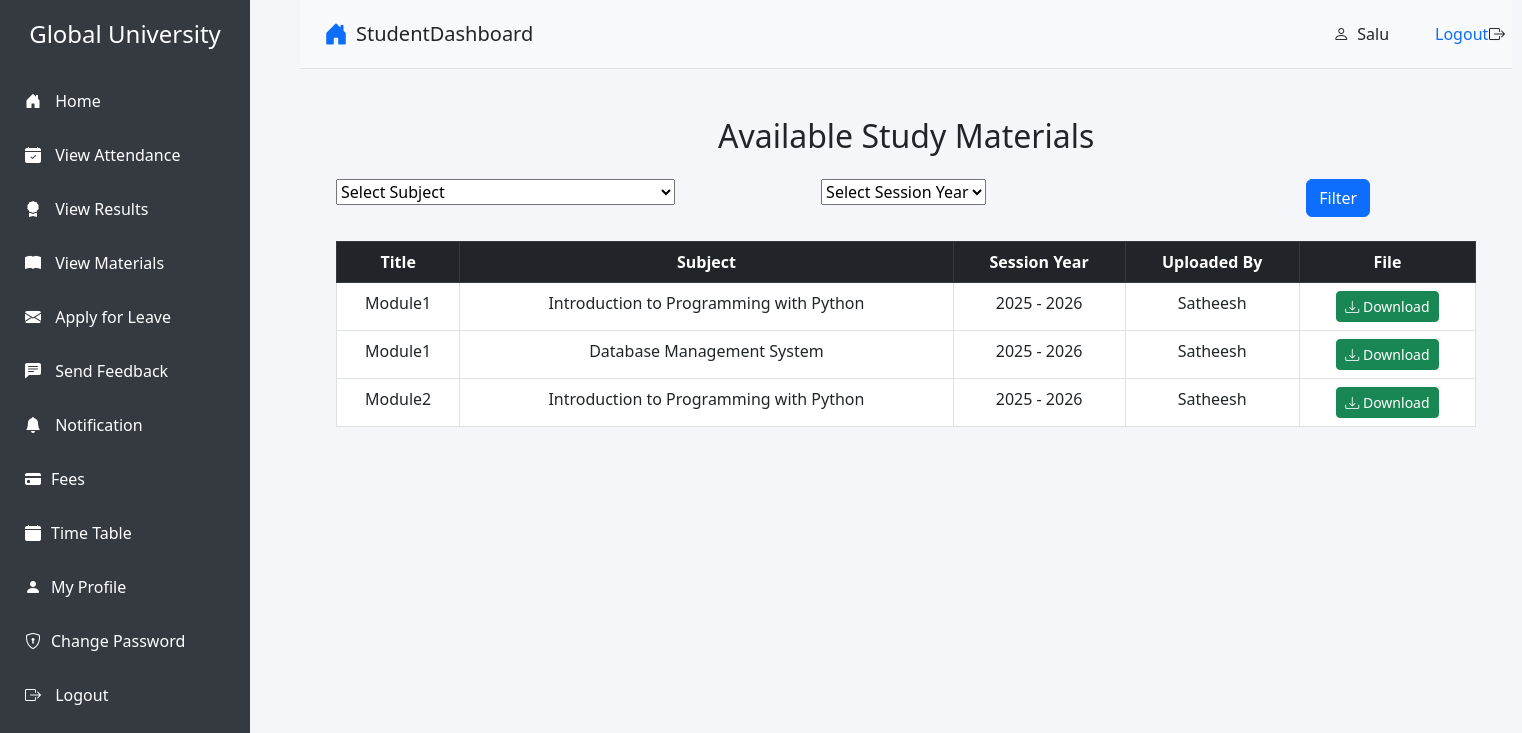
Page /student/study-materials/ (signed in) on the committed database.
### student/models.py (models this page shows, shortened)
class StudyMaterial(models.Model):
    title = models.CharField(max_length=255)
    subject = models.ForeignKey('student.Subject', on_delete=models.CASCADE)
    session_year = models.ForeignKey(SessionYearModel, on_delete=models.CASCADE)
    uploaded_by = models.ForeignKey('staff.Staff', on_delete=models.CASCADE)
    file = models.FileField(upload_to='study_materials/')
    uploaded_at = models.DateTimeField(auto_now_add=True)

class Subject(models.Model):
    name = models.CharField(max_length=100, unique=True)
    description = models.TextField()
    course = models.ForeignKey(Course, on_delete=models.CASCADE, default=1) #need to give defauult course
    staff= models.ForeignKey(Staff, on_delete=models.CASCADE)
    def __str__(self):
        return self.name

class SessionYearModel(models.Model):
    id = models.AutoField(primary_key=True)
    session_start_year = models.DateField()
    session_end_year = models.DateField()
    def __str__(self):
        return f"{self.session_start_year.year} - {self.session_end_year.year}"

### staff/models.py (models this page shows, shortened)
class Staff(models.Model):
    user = models.OneToOneField(User, on_delete=models.CASCADE)
    full_name = models.CharField(max_length=100)
    email = models.EmailField(unique=True)
    phone = models.CharField(max_length=15)
    address = models.TextField()

### student/views.py (the view)
# urls.py: path('study-materials/', views.student_study_materials, name='study_material_list'),
@login_required
def student_study_materials(request):
    if not hasattr(request.user, 'student'):
        return redirect('home')  # Redirect if not a student
    student = request.user.student
    study_materials = StudyMaterial.objects.filter(session_year=student.session_year_id, subject__course=student.course)
    if request.method == 'POST':
        form = StudyMaterialFilterForm(request.POST)
        if form.is_valid():
            subject = form.cleaned_data['subject']
            session_year = form.cleaned_data['session_year']
            study_materials = study_materials.filter(subject=subject, session_year=session_year)
    else:
        form = StudyMaterialFilterForm()
    return render(request, 'student/study_material_list.html', {'materials': study_materials, 'form': form})

### student/forms.py
class StudyMaterialFilterForm(forms.Form):
    subject = forms.ModelChoiceField(queryset=Subject.objects.all(), empty_label="Select Subject")
    session_year = forms.ModelChoiceField(queryset=SessionYearModel.objects.all(), empty_label="Select Session Year")

### templates/student/study_material_list.html (shortened to what this page needs)
{% extends 'student/base.html' %}
{% block content %}
<div class="container mt-4">
    <h2 class="text-center mb-4">Available Study Materials</h2>
    <form method="POST" class="mb-4">
        <div class="row">
            <div class="col-md-5">
                {{ form.subject }}
            </div>
            <div class="col-md-5">
                {{ form.session_year }}
            </div>
            <div class="col-md-2">
                <button type="submit" class="btn btn-primary btn-block">Filter</button>
            </div>
        </div>
    </form>
    <div class="table-responsive">
        <table class="table table-bordered table-hover text-center">
            <thead class="table-dark">
                <tr>
                    <th>Title</th>
                    <th>Subject</th>
                    <th>Session Year</th>
                    <th>Uploaded By</th>
                    <th>File</th>
                </tr>
            </thead>
            <tbody>
                {% for material in materials %}
                <tr>
                    <td>{{ material.title }}</td>
                    <td>{{ material.subject.name }}</td>
                    <td>{{ material.session_year.session_start_year.year }} - {{ material.session_year.session_end_year.year }}</td>
                    <td>{{ material.uploaded_by.full_name }}</td>
                    <td>
                        <a href="{{ material.file.url }}" target="_blank" class="btn btn-success btn-sm">
                            <i class="bi bi-download"></i> Download
                        </a>
                    </td>
                </tr>
                {% empty %}
                <tr>
                    <td colspan="5" class="text-muted text-center">No study materials available.</td>
                </tr>
                {% endfor %}
            </tbody>
        </table>
    </div>
</div>
{% endblock %}

### templates/student/base.html (shortened to what this page needs)
{% load static %}
<!DOCTYPE html>
<html lang="en">
<head>
    <link rel="stylesheet" href="https://cdn.jsdelivr.net/npm/bootstrap@5.3.0/dist/css/bootstrap.min.css">
    <link href="https://cdnjs.cloudflare.com/ajax/libs/bootstrap-icons/1.10.5/font/bootstrap-icons.min.css" rel="stylesheet">
</head>
<body>
    <div class="d-flex">
        {% include "student/sidebar.html" %}
        <div class="flex-grow-1">
            <header class="d-flex justify-content-between align-items-center px-4 py-3 border-bottom">
                <div class="d-flex align-items-center">
                    <i class="bi bi-house-door-fill me-2 fs-4 text-primary"></i>
                    <h1 class="h5 mb-0">StudentDashboard</h1>
                </div>
                <div class="d-flex align-items-center">
                    <div class="d-flex align-items-center" style="margin-left:-100px;">
                        <i class="bi bi-person me-2"></i> <span class="" style="margin-right:100px;" >{{ request.user.username }}</span>
                        <i class="bi bi-box-arrow-right"></i><a href="{% url 'staff:logout' %} " style="text-decoration: none; margin-left:-70px;"> Logout</a>
                    </div>
                </div>
            </header>
            <main class="p-4">
                {% block content %}
                {% endblock content %}
            </main>
        </div>
    </div>
</body>
</html>

### templates/student/base.html (style rules this page uses)
body { font-family: 'Arial', sans-serif; }
header { background-color: #f8f9fa; gap:900px }
header h1 { font-size: 20px; }

### templates/student/sidebar.html (style rules this page uses)
body { display: flex; min-height: 100vh; background-color: #f4f6f9; }

### rows in the picture
StudyMaterial: title "Module1", subject.name "Introduction to Programming with Python", session_year.session_start_year.year "2025", session_year.session_end_year.year "2026", uploaded_by.full_name "Satheesh"
StudyMaterial: title "Module1", subject.name "Database Management System", session_year.session_start_year.year "2025", session_year.session_end_year.year "2026", uploaded_by.full_name "Satheesh"
StudyMaterial: title "Module2", subject.name "Introduction to Programming with Python", session_year.session_start_year.year "2025", session_year.session_end_year.year "2026", uploaded_by.full_name "Satheesh"

### other values in the picture
{{ request.user.username }} "Salu"
